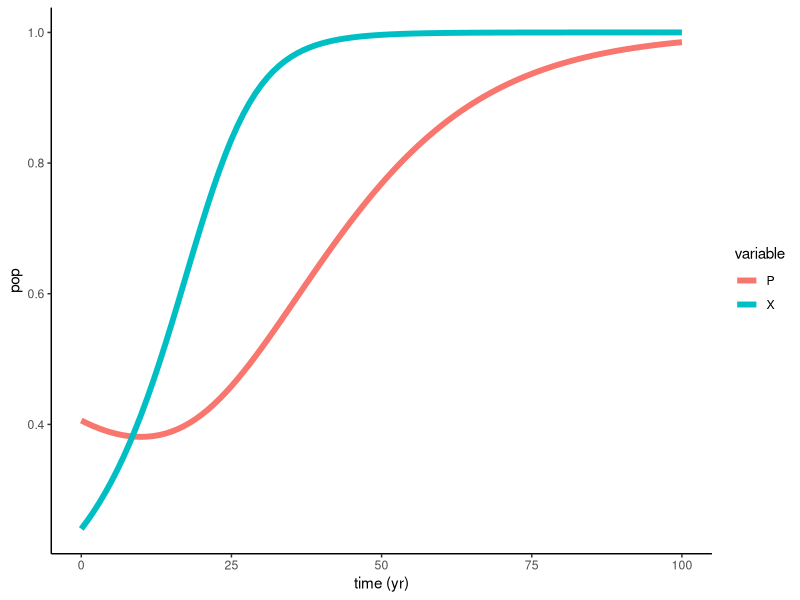
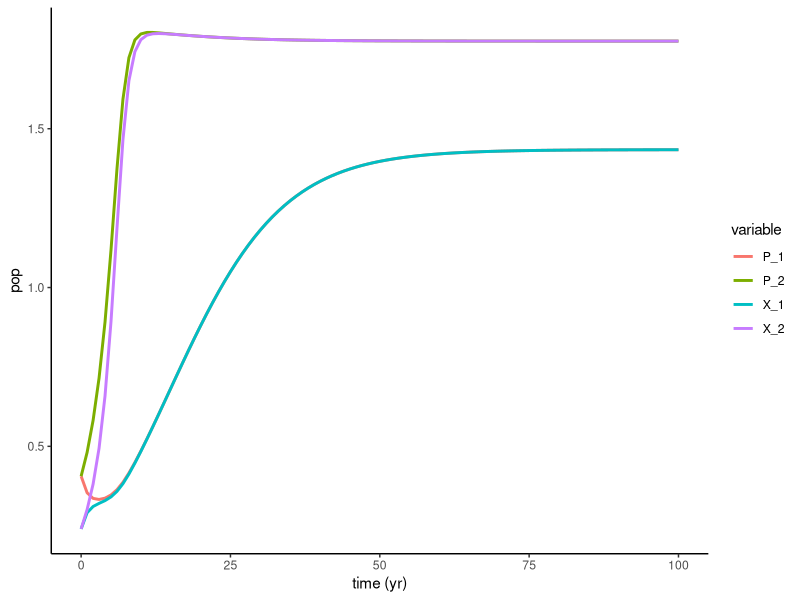
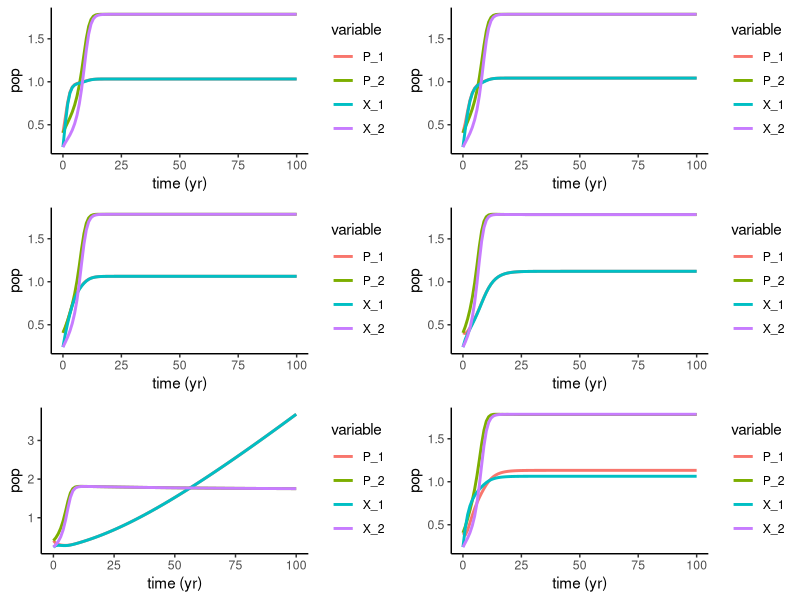
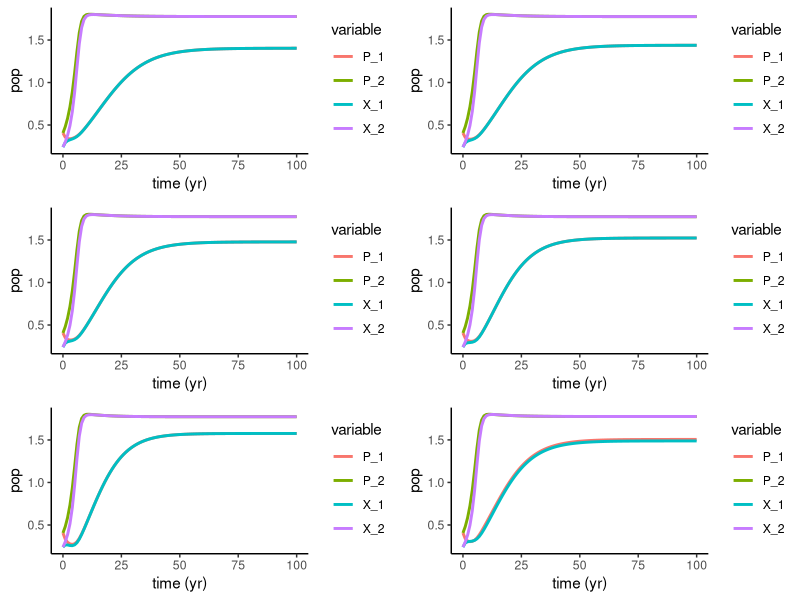
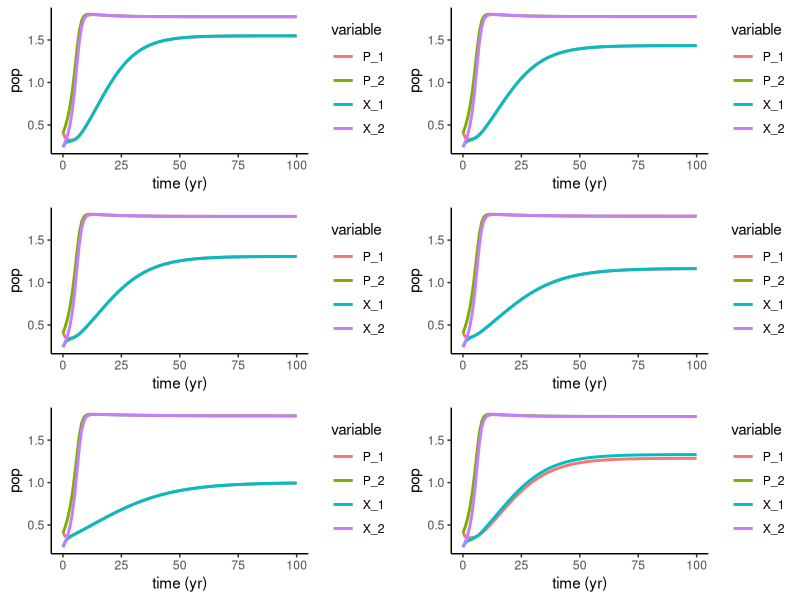
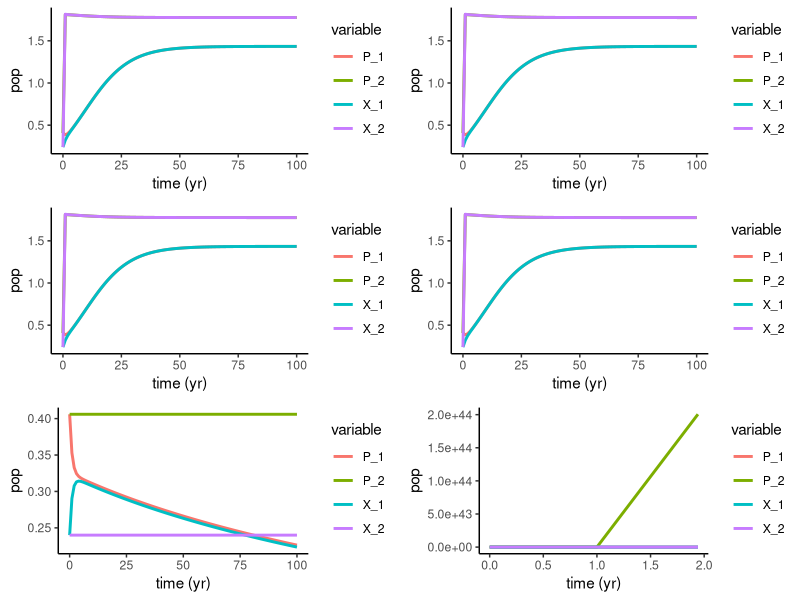
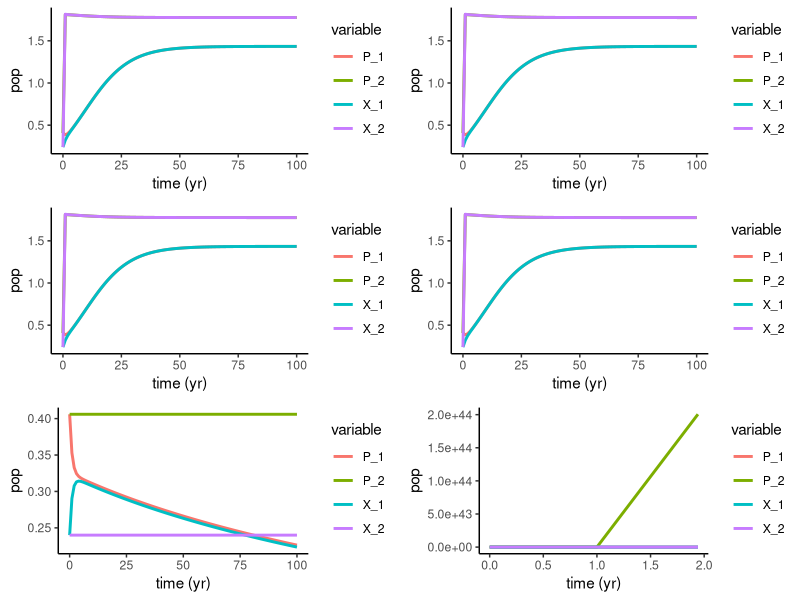
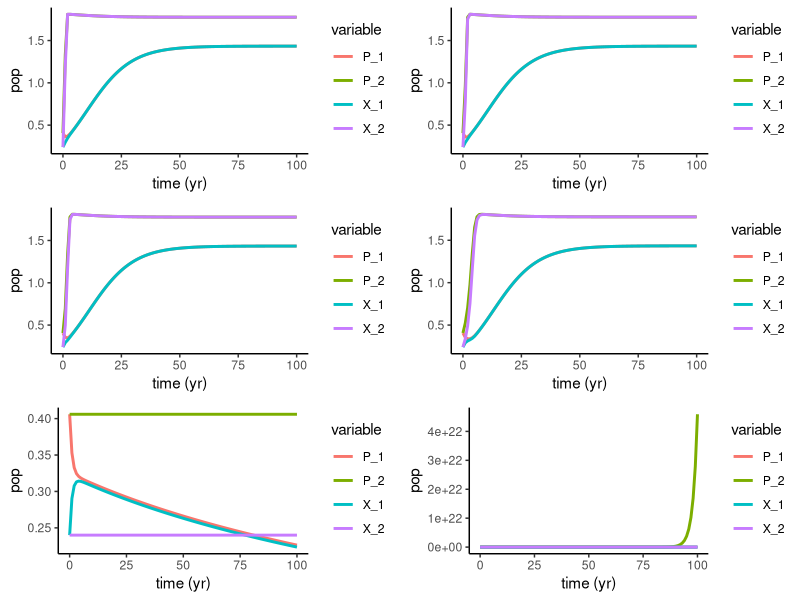

Reproduce these figures in R, in order.
## ---- chunk 1
knitr::opts_chunk$set(echo = FALSE, warning = FALSE, message = FALSE)

setwd("C:/Users/sophi/Documents/GitHub/UNH_Docs/Proposal/Soc_Ecol_Model")

library(deSolve)
library(tidyverse)
library(ggplot2)
library(gridExtra)
## ---- chunk 2
Bauch.Model <- function (t, y, params) {
  ## first extract the state variables
  P <- y[1] #Fish Pop var
  X <- y[2] #conservationist var

  #TT <- y[5]
  
  ## now extract the parameters
  R <- params["R"] # Net growth/fecundity
  s <- params["s"] # supply and demand
  h <- params["h"] # Harvesting efficiency
  k <- params["k"] # Social learning rate
  w <- params["w"] # conservation costs
  c <- params["c"] # rarity valuation param
  d <- params["d"] # social norm strength
  
  ## now code the model equations
  dPdt <- R * P * (1-P) - (h * P * (1-X))/(P+s)
  dXdt <- k * X * (1-X) * (d*(2*X-1) + 1/(P+c) - w)
  
  ## combine results into a single vector
  dydt <- c(dPdt, dXdt)
  ## return result as a list!
  
  list(dydt)
}

params_Bauch <- c(R = 0.06, s = 0.8, h = 0.075, k = 0.17, w = 0.35, c = 0.6, d = 0.5)

times <- seq(from = 0, to = 100, by = 1)
xstart <- c(P = 0.406, X = .24) # See supplemental data for other starting params

ode(
  func=Bauch.Model,
  y=xstart,
  times=times,
  parms=params_Bauch
) %>%
  as.data.frame() -> out1

out1 %>%
  gather(variable,value,-time) %>%
  ggplot(aes(x=time,y=value,color=variable))+
  geom_line(size=2)+
  theme_classic()+
  labs(x='time (yr)',y='pop')

## ---- chunk 3
Bauch.Coupled <- function (t, y, params) {
  ## first extract the state variables
  P_1 <- y[1] #Fish Pop var
  P_2 <- y[2] #Fish Pop var
  X_1 <- y[3] #conservationist var
  X_2 <- y[4] #conservationist var

  #TT <- y[5]
  
  ## now extract the parameters
  R_1 <- params["R_1"] # Net growth/fecundity
  s_1 <- params["s_1"] # supply and demand
  h_1 <- params["h_1"] # Harvesting efficiency
  k_1 <- params["k_1"] # Social learning rate
  w_1 <- params["w_1"] # conservation costs
  c_1 <- params["c_1"] # rarity valuation param
  d_1 <- params["d_1"] # social norm strength
  
  R_2 <- params["R_2"] # Net growth/fecundity
  s_2 <- params["s_2"] # supply and demand
  h_2 <- params["h_2"] # Harvesting efficiency
  k_2 <- params["k_2"] # Social learning rate
  w_2 <- params["w_2"] # conservation costs
  c_2 <- params["c_2"] # rarity valuation param
  d_2 <- params["d_2"] # social norm strength 
  
  roe_1 <- params["roe_1"] # fish diffusion
  roe_2 <- params["roe_2"] # fish diffusion
  prop_1 <- params["prop_1"] # Proportion of population in group 1
  prop_2 <- params["prop_2"] # Proportion of population in group 2. prop_1 + prop_2 = 1
  
  ## now code the model equations
  dP_1dt <- R_1 * P_1 * (1-P_1) - (h_1 * P_1 * (1-X_1))/(P_1+s_1) + roe_1 * (P_2 - P_1)/2
  
  dX_1dt <- k_1 * X_1 * (1-X_1) * ((1/(P_1 + c_1)) - w_1 + d_1*(2*X_1 - 1)) +  k_2 * X_1 * (1-X_2) * ((1/(P_1 + c_1)) - w_1 + d_2*(2*X_2 - 1)) + 
    k_2 * X_1 * X_2 * ((1/(P_1 + c_1)) + d_2*X_2) + k_2 * (1 - X_1) * (1 - X_2) * (-w_1 + d_2 * (1-X_2))
  
  dP_2dt <- R_2 * P_2 * (1-P_2) - (h_2 * P_2 * (1-X_2))/(P_2+s_2) + roe_2 * (P_1 - P_2)/2
  
  dX_2dt <- k_2 * X_2 * (1-X_2) * ((1/(P_2 + c_2)) - w_2 + d_2*(2*X_2 - 1)) +  k_1 * X_2 * (1-X_1) * ((1/(P_2 + c_2)) - w_2 + d_1*(2*X_1 - 1)) + 
    k_1 * X_1 * X_2 * ((1/(P_2 + c_2)) + d_1*X_1) + k_1 * (1 - X_1) * (1 - X_2) * (-w_2 + d_1 * (1-X_1))
  
  ## combine results into a single vector
  dydt <- c(dP_1dt, dP_2dt, dX_1dt, dX_2dt)
  ## return result as a list!
  
  list(dydt)
}

params_Bauch <- c(R_1 = 0.06, s_1 = 0.8, h_1 = 0.075, k_1 = 0.17, w_1 = 0.35, c_1 = 0.6, d_1 = 0.5, roe_1 = 1, prop_1 = 0.5,
                  R_2 = 0.06, s_2 = 0.8, h_2 = 0.075, k_2 = 0.17, w_2 = 0.35, c_2 = 0.6, d_2 = 0.5, roe_2 = 1, prop_2 = 0.5)

times <- seq(from = 0, to = 100, by = 1)
xstart <- c(P_1 = 0.406, X_1 = .24, P_2 = 0.406, X_2 = .24) # See supplemental data for other starting params

ode(
  func=Bauch.Coupled,
  y=xstart,
  times=times,
  parms=params_Bauch
) %>%
  as.data.frame() -> out_Coupled

out_Coupled %>%
  gather(variable,value,-time) %>%
  ggplot(aes(x=time,y=value,color=variable))+
  geom_line(size=1)+
  theme_classic()+
  labs(x='time (yr)',y='pop')

## ---- chunk 4
# params_Default <- data.frame(R = 0.06, s = 0.8, h = 0.075, k = 0.17, w = 0.35, c = 0.6, d = 0.5, roe = 1)
# params_Bauch <- c(R_1 = 0.06, s_1 = 0.8, h_1 = 0.075, k_1 = 0.17, w_1 = 0.35, c_1 = 0.6, d_1 = 0.5, roe_1 = 1,
#                   R_2 = 0.06, s_2 = 0.8, h_2 = 0.075, k_2 = 0.17, w_2 = 0.35, c_2 = 0.6, d_2 = 0.125, roe_2 = 1)

# min <- 0
# max <- 1
# i <- 1
# param <- 8


#Note: in this function, I am changing BOTH populations' paramters. Should I try just changing one?
param_ranges <- function(param, max, min){
  #Generate list of ranges
  new_param <- seq(from=min, to=max, length.out=5)
  plotList <- list()
  
  #Change params to each quartile for graphs 1-5
  for(i in 1:length(new_param)){
    params_Default <- data.frame(R = 0.06, s = .8, h = 0.075, k = 0.17, w = 0.35, c = 0.6, d = 0.5, roe = 1, prop = .5)
    #ASSIGN OLD PARAMS TO BE NEW SEQUENCE
    params_Default[param] <- new_param[i]
    params_Bauch <- c(R_1 = params_Default$R, s_1 = params_Default$s, h_1 = params_Default$h, k_1 = params_Default$k,
                      w_1 = params_Default$w, c_1 = params_Default$c, d_1 = params_Default$d, roe_1 = params_Default$roe,
                      prop_1 =  params_Default$prop,
                      R_2 = params_Default$R, s_2 = params_Default$s, h_2 = params_Default$h, k_2 = params_Default$k,
                      w_2 = params_Default$w, c_2 =params_Default$c, d_2 = params_Default$d, roe_2 = params_Default$roe,
                      prop_2 = 1- params_Default$prop)
    
    times <- seq(from = 0, to = 100, by = 1)
    xstart <- c(P_1 = 0.406, X_1 = .24, P_2 = 0.406, X_2 = .24) #See supplemental for other starting params

    ode(
      func=Bauch.Coupled,
      y=xstart,
      times=times,
      parms=params_Bauch
    ) %>%
      as.data.frame() -> out_Diff

    p <- out_Diff %>%
      gather(variable,value,-time) %>%
      ggplot(aes(x=time,y=value,color=variable))+
      geom_line(size=1)+
      theme_classic()+
      labs(x='time (yr)',y='pop')
    plotList[[i]] <- p
  }
  
  #Now assigning the final graph to give the two populations the max and min of the paramters
    params_Default <- data.frame(R = 0.06, s = .8, h = 0.075, k = 0.17, w = 0.35, c = 0.6, d = 0.5, roe = 1, prop = .5)
    #ASSIGN OLD PARAMS TO BE NEW SEQUENCE
    params_Bauch <- c(R_1 = params_Default$R, s_1 = params_Default$s, h_1 = params_Default$h, k_1 = params_Default$k,
                      w_1 = params_Default$w, c_1 = params_Default$c, d_1 = params_Default$d, roe_1 = params_Default$roe,
                      prop_1 =  params_Default$prop,
                      R_2 = params_Default$R, s_2 = params_Default$s, h_2 = params_Default$h, k_2 = params_Default$k,
                      w_2 = params_Default$w, c_2 =params_Default$c, d_2 = params_Default$d, roe_2 = params_Default$roe,
                      prop_2 = 1- params_Default$prop)
    params_Bauch[param] <- max
    params_Bauch[(param + 9)] <- min
    
    times <- seq(from = 0, to = 100, by = 1)
    xstart <- c(P_1 = 0.406, X_1 = .24, P_2 = 0.406, X_2 = .24) #See supplemental for other starting params

    ode(
      func=Bauch.Coupled,
      y=xstart,
      times=times,
      parms=params_Bauch
    ) %>%
      as.data.frame() -> out_Diff

    p <- out_Diff %>%
      gather(variable,value,-time) %>%
      ggplot(aes(x=time,y=value,color=variable))+
      geom_line(size=1)+
      theme_classic()+
      labs(x='time (yr)',y='pop')
    plotList[[6]] <- p
  
  
  
  do.call("grid.arrange", c(plotList, ncol=2))
}
  

## ---- chunk 5
param_ranges(1, 0, 1)
## ---- chunk 6
param_ranges(2, 0.1, 1)
## ---- chunk 7
param_ranges(3, 0, .1)
## ---- chunk 8
param_ranges(4, 0, 100)
## ---- chunk 9
param_ranges(4, 0, 100)
## ---- chunk 10
param_ranges(4, 0, 1)
## ---- chunk 11
param_ranges(5, 0, 1)
## ---- chunk 12
param_ranges(6, 0, 1)
## ---- chunk 13
param_ranges(7, 0, 1)
## ---- chunk 14
param_ranges(8, 0, 1)
## ---- chunk 15

paramplane <- function(paramx, paramy, maxx, maxy){
  #Create empty dataframe to fill
  paramlist <- c("R", "S", "H", "K", "W", "C", "d", "rho")
  outcomes <- data.frame(matrix(ncol = 4, nrow = 0))
  colnames(outcomes) <- c("XParameter", "YParameter", "Fish1", "Fish2")
  
  #Dumb but it throws an error if S = 0
  startx <- 0
  starty <- 0
  if(paramx == 2){startx <- .001}
  if(paramy == 2){starty <- .001}
  
  
  #Can comment this part out if using other H vals
  if(paramx == 3){maxx = 0.1}
  if(paramy == 3){maxy = 0.1}
  
  #Create list of all combinations of the two paramters
  paramcombos <- expand.grid(x_parameter = seq(from = startx, to = maxx, length.out = 11),
                        y_parameter = seq(from = starty, to = maxy, length.out = 11))
  
  for(i in 1:nrow(paramcombos)){
  params_Default <- data.frame(R = 0.06, s = .8, h = 0.075, k = 0.17, w = 0.35, c = 0.6, d = 0.5, roe = 1, prop = .5)
  #Change params to be the 
  params_Default[paramx] <- paramcombos$x_parameter[i]
  params_Default[paramy] <- paramcombos$y_parameter[i]
  
  params_Bauch <- c(R_1 = params_Default$R, s_1 = params_Default$s, h_1 = params_Default$h, k_1 = params_Default$k,
                    w_1 = params_Default$w, c_1 = params_Default$c, d_1 = params_Default$d, roe_1 = params_Default$roe,
                    prop_1 =  params_Default$prop,
                    R_2 = params_Default$R, s_2 = params_Default$s, h_2 = params_Default$h, k_2 = params_Default$k,
                    w_2 = params_Default$w, c_2 =params_Default$c, d_2 = params_Default$d, roe_2 = params_Default$roe,
                    prop_2 = 1- params_Default$prop)
    
  times <- seq(from = 0, to = 100, by = 1)
    xstart <- c(P_1 = 0.406, X_1 = .24, P_2 = 0.406, X_2 = .24) #See supplemental for other starting params
    
    ode(
      func=Bauch.Coupled,
      y=xstart,
      times=times,
      parms=params_Bauch
    ) %>%
      as.data.frame() -> out_Diff
    
    finalstatus <- out_Diff %>%
      filter(times == 100)
    
    outcomes[i,] <- c(paramcombos$x_parameter[i], paramcombos$y_parameter[i], out_Diff$P_1, out_Diff$P_2)
  }
  
  finalDynamics <- outcomes %>%
    mutate(Result = case_when(
    Fish1 >= .25 & Fish2 >= .25 ~ "Both",
    Fish1 >= .25 & Fish2 < .25 ~ "Only X",
    Fish1 < .25 & Fish2 >= .25 ~ "Only Y",
    Fish1 < .25 & Fish2 < .25 ~ "Neither"))
  
cols <- c("green", "orange", "yellow", "black")

#Binned Colors
ggplot(finalDynamics, aes(XParameter, YParameter, fill = Result)) + geom_tile(width=1) +
  scale_fill_manual(
  values = c(cols)) +
  xlab(paramlist[paramx]) +
  ylab(paramlist[paramy])
}


#paramplane(1, 3, 1, 1)

## ---- chunk 16

paramplane_testing <- function(boop){

  pl <- list()
  param_tests <- expand.grid(firstParam = seq(from = 1, to = 8, length.out = 8),
                        secondParam = seq(from = 1, to = 8, length.out = 8))

  param_tests <- param_tests %>%
    filter(firstParam != secondParam) %>%
    filter(firstParam == boop)

  for(i in 1:nrow(param_tests)){
    pl[[i]] <- paramplane(param_tests$firstParam[i], param_tests$secondParam[i], 1, 1)
  }

  do.call("grid.arrange", c(pl,  ncol=2))

}

#grid.expand stuff

## ---- chunk 17

popplane <- function(param, max){
  #Create empty dataframe to fill
  paramlist <- c("R", "S", "H", "K", "W", "C", "d", "rho")
  outcomes <- data.frame(matrix(ncol = 4, nrow = 0))
  colnames(outcomes) <- c("Pop1Parameter", "Pop2Parameter", "Fish1", "Fish2")
  
  #Dumb but it throws an error if S = 0
  start <- 0
  if(param == 2){start <- .001}
  
  #Create list of all combinations of the two paramters
  paramcombos <- expand.grid(pop1_parameter = seq(from = start, to = max, length.out = 10),
                        pop2_parameter = seq(from = start, to = max, length.out = 10))
  
  for(i in 1:nrow(paramcombos)){
  params_Default <- data.frame(R = 0.06, s = .8, h = 0.075, k = 0.17, w = 0.35, c = 0.6, d = 0.5, roe = 1, prop = .5)
  #Change params to be the
  
  params_Bauch <- c(R_1 = params_Default$R, s_1 = params_Default$s, h_1 = params_Default$h, k_1 = params_Default$k,
                    w_1 = params_Default$w, c_1 = params_Default$c, d_1 = params_Default$d, roe_1 = params_Default$roe,
                    prop_1 =  params_Default$prop,
                    R_2 = params_Default$R, s_2 = params_Default$s, h_2 = params_Default$h, k_2 = params_Default$k,
                    w_2 = params_Default$w, c_2 =params_Default$c, d_2 = params_Default$d, roe_2 = params_Default$roe,
                    prop_2 = 1- params_Default$prop)
  params_Bauch[param] <- paramcombos$pop1_parameter[i]
  params_Bauch[(param + 9)] <- paramcombos$pop2_parameter[i]
    
  times <- seq(from = 0, to = 100, by = 1)
    xstart <- c(P_1 = 0.406, X_1 = .24, P_2 = 0.406, X_2 = .24) #See supplemental for other starting params
    
    ode(
      func=Bauch.Coupled,
      y=xstart,
      times=times,
      parms=params_Bauch
    ) %>%
      as.data.frame() -> out_Diff
    
    finalstatus <- out_Diff %>%
      filter(times == 100)
    
    outcomes[i,] <- c(paramcombos$pop1_parameter[i], paramcombos$pop2_parameter[i], out_Diff$P_1, out_Diff$P_2)
  }
  
  finalDynamics <- outcomes %>%
    mutate(Result = case_when(
    Fish1 >= .25 & Fish2 >= .25 ~ "Both",
    Fish1 >= .25 & Fish2 < .25 ~ "Only Pop1",
    Fish1 < .25 & Fish2 >= .25 ~ "Only Pop2",
    Fish1 < .25 & Fish2 < .25 ~ "Neither"))
  
cols <- c("green", "black", "orange", "yellow")

#Binned Colors
ggplot(finalDynamics, aes(Pop1Parameter, Pop2Parameter, fill = Result)) + geom_tile(width=1) +
  scale_fill_manual(
  values = c(cols)) +
  ggtitle(paste0(paramlist[param], " Parameter plane")) +
  xlab(paste0(paramlist[param], " Population 1")) +
  ylab(paste0(paramlist[param], " Population 2"))
}
## ---- chunk 18
popplane(1, 1)

## ---- chunk 19
popplane(2, 1)

## ---- chunk 20
popplane(3, .1)

## ---- chunk 21
popplane(4, 1)

## ---- chunk 22
popplane(5, 1)

## ---- chunk 23
popplane(6, 1)

## ---- chunk 24
popplane(8, 1)
